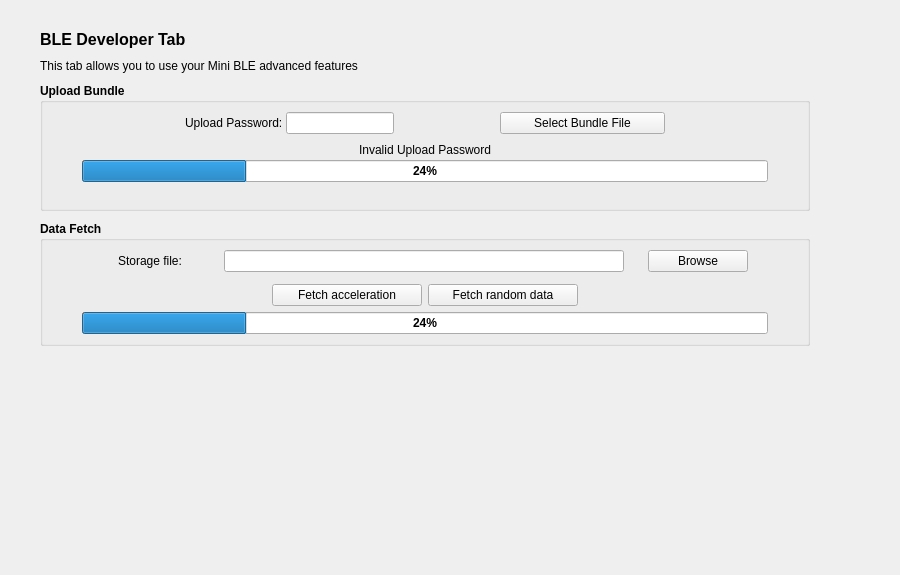
<?xml version="1.0" encoding="UTF-8"?>
<ui version="4.0">
 <class>BleDev</class>
 <widget class="QWidget" name="BleDev">
  <property name="geometry">
   <rect>
    <x>0</x>
    <y>0</y>
    <width>900</width>
    <height>575</height>
   </rect>
  </property>
  <property name="maximumSize">
   <size>
    <width>900</width>
    <height>16777215</height>
   </size>
  </property>
  <property name="font">
   <font>
    <weight>75</weight>
    <bold>true</bold>
   </font>
  </property>
  <property name="windowTitle">
   <string>Form</string>
  </property>
  <layout class="QVBoxLayout" name="verticalLayout">
   <property name="spacing">
    <number>10</number>
   </property>
   <property name="leftMargin">
    <number>40</number>
   </property>
   <property name="topMargin">
    <number>30</number>
   </property>
   <property name="rightMargin">
    <number>90</number>
   </property>
   <property name="bottomMargin">
    <number>40</number>
   </property>
   <item>
    <widget class="QLabel" name="label_DevTab">
     <property name="maximumSize">
      <size>
       <width>16777215</width>
       <height>30</height>
      </size>
     </property>
     <property name="font">
      <font>
       <pointsize>12</pointsize>
       <weight>75</weight>
       <bold>true</bold>
      </font>
     </property>
     <property name="text">
      <string>BLE Developer Tab</string>
     </property>
     <property name="alignment">
      <set>Qt::AlignLeading|Qt::AlignLeft|Qt::AlignTop</set>
     </property>
    </widget>
   </item>
   <item>
    <widget class="QLabel" name="label_BLEDesc">
     <property name="maximumSize">
      <size>
       <width>16777215</width>
       <height>50</height>
      </size>
     </property>
     <property name="font">
      <font>
       <weight>50</weight>
       <bold>false</bold>
      </font>
     </property>
     <property name="text">
      <string>This tab allows you to use your Mini BLE advanced features</string>
     </property>
    </widget>
   </item>
   <item>
    <widget class="QGroupBox" name="groupBoxUploadBundle">
     <property name="sizePolicy">
      <sizepolicy hsizetype="Preferred" vsizetype="Maximum">
       <horstretch>0</horstretch>
       <verstretch>0</verstretch>
      </sizepolicy>
     </property>
     <property name="maximumSize">
      <size>
       <width>16777215</width>
       <height>16777215</height>
      </size>
     </property>
     <property name="font">
      <font>
       <weight>75</weight>
       <bold>true</bold>
      </font>
     </property>
     <property name="title">
      <string>Upload Bundle</string>
     </property>
     <layout class="QVBoxLayout" name="verticalLayout_2">
      <property name="spacing">
       <number>3</number>
      </property>
      <item>
       <layout class="QHBoxLayout" name="horizontalLayout">
        <property name="leftMargin">
         <number>30</number>
        </property>
        <property name="rightMargin">
         <number>30</number>
        </property>
        <property name="bottomMargin">
         <number>6</number>
        </property>
        <item>
         <spacer name="horizontalSpacer_7">
          <property name="orientation">
           <enum>Qt::Horizontal</enum>
          </property>
          <property name="sizeHint" stdset="0">
           <size>
            <width>40</width>
            <height>20</height>
           </size>
          </property>
         </spacer>
        </item>
        <item>
         <widget class="QLabel" name="labelUploadPassword">
          <property name="font">
           <font>
            <weight>50</weight>
            <bold>false</bold>
           </font>
          </property>
          <property name="text">
           <string>Upload Password:</string>
          </property>
         </widget>
        </item>
        <item>
         <widget class="QLineEdit" name="lineEditBundlePassword">
          <property name="font">
           <font>
            <weight>50</weight>
            <bold>false</bold>
           </font>
          </property>
          <property name="maxLength">
           <number>32</number>
          </property>
         </widget>
        </item>
        <item>
         <spacer name="horizontalSpacer">
          <property name="orientation">
           <enum>Qt::Horizontal</enum>
          </property>
          <property name="sizeHint" stdset="0">
           <size>
            <width>40</width>
            <height>20</height>
           </size>
          </property>
         </spacer>
        </item>
        <item>
         <widget class="QPushButton" name="btnFileBrowser">
          <property name="minimumSize">
           <size>
            <width>165</width>
            <height>0</height>
           </size>
          </property>
          <property name="maximumSize">
           <size>
            <width>100</width>
            <height>16777215</height>
           </size>
          </property>
          <property name="font">
           <font>
            <weight>50</weight>
            <bold>false</bold>
           </font>
          </property>
          <property name="text">
           <string>Select Bundle File</string>
          </property>
         </widget>
        </item>
        <item>
         <spacer name="horizontalSpacer_9">
          <property name="orientation">
           <enum>Qt::Horizontal</enum>
          </property>
          <property name="sizeHint" stdset="0">
           <size>
            <width>40</width>
            <height>20</height>
           </size>
          </property>
         </spacer>
        </item>
       </layout>
      </item>
      <item>
       <widget class="QLabel" name="labelInvalidBundle">
        <property name="font">
         <font>
          <weight>50</weight>
          <bold>false</bold>
         </font>
        </property>
        <property name="text">
         <string>Invalid Upload Password</string>
        </property>
        <property name="alignment">
         <set>Qt::AlignCenter</set>
        </property>
       </widget>
      </item>
      <item>
       <layout class="QHBoxLayout" name="horizontalLayout_7">
        <property name="leftMargin">
         <number>30</number>
        </property>
        <property name="rightMargin">
         <number>30</number>
        </property>
        <item>
         <widget class="QProgressBar" name="progressBarUpload">
          <property name="value">
           <number>24</number>
          </property>
         </widget>
        </item>
       </layout>
      </item>
      <item>
       <widget class="QLabel" name="label_UploadProgress">
        <property name="font">
         <font>
          <weight>50</weight>
          <bold>false</bold>
         </font>
        </property>
        <property name="text">
         <string/>
        </property>
        <property name="alignment">
         <set>Qt::AlignCenter</set>
        </property>
       </widget>
      </item>
     </layout>
    </widget>
   </item>
   <item>
    <widget class="QGroupBox" name="groupBoxFetchData">
     <property name="sizePolicy">
      <sizepolicy hsizetype="Preferred" vsizetype="Fixed">
       <horstretch>0</horstretch>
       <verstretch>0</verstretch>
      </sizepolicy>
     </property>
     <property name="title">
      <string>Data Fetch</string>
     </property>
     <layout class="QVBoxLayout" name="verticalLayout_5">
      <item>
       <layout class="QHBoxLayout" name="horizontalLayout_2">
        <property name="leftMargin">
         <number>30</number>
        </property>
        <property name="rightMargin">
         <number>30</number>
        </property>
        <property name="bottomMargin">
         <number>6</number>
        </property>
        <item>
         <widget class="QLabel" name="label_FetchDataFile">
          <property name="sizePolicy">
           <sizepolicy hsizetype="Expanding" vsizetype="Expanding">
            <horstretch>0</horstretch>
            <verstretch>0</verstretch>
           </sizepolicy>
          </property>
          <property name="maximumSize">
           <size>
            <width>100</width>
            <height>16777215</height>
           </size>
          </property>
          <property name="font">
           <font>
            <weight>50</weight>
            <bold>false</bold>
           </font>
          </property>
          <property name="text">
           <string>Storage file:</string>
          </property>
          <property name="alignment">
           <set>Qt::AlignCenter</set>
          </property>
         </widget>
        </item>
        <item>
         <widget class="QLineEdit" name="lineEditFetchData">
          <property name="minimumSize">
           <size>
            <width>250</width>
            <height>0</height>
           </size>
          </property>
          <property name="maximumSize">
           <size>
            <width>400</width>
            <height>16777215</height>
           </size>
          </property>
          <property name="font">
           <font>
            <weight>50</weight>
            <bold>false</bold>
           </font>
          </property>
          <property name="readOnly">
           <bool>true</bool>
          </property>
         </widget>
        </item>
        <item>
         <widget class="QPushButton" name="btnFetchDataBrowse">
          <property name="minimumSize">
           <size>
            <width>100</width>
            <height>0</height>
           </size>
          </property>
          <property name="maximumSize">
           <size>
            <width>100</width>
            <height>16777215</height>
           </size>
          </property>
          <property name="font">
           <font>
            <weight>50</weight>
            <bold>false</bold>
           </font>
          </property>
          <property name="text">
           <string>Browse</string>
          </property>
         </widget>
        </item>
       </layout>
      </item>
      <item>
       <layout class="QHBoxLayout" name="horizontalLayout_Fetch">
        <property name="leftMargin">
         <number>30</number>
        </property>
        <property name="rightMargin">
         <number>30</number>
        </property>
        <item>
         <spacer name="horizontalSpacer_5">
          <property name="orientation">
           <enum>Qt::Horizontal</enum>
          </property>
          <property name="sizeHint" stdset="0">
           <size>
            <width>40</width>
            <height>20</height>
           </size>
          </property>
         </spacer>
        </item>
        <item>
         <widget class="QPushButton" name="btnFetchAccData">
          <property name="minimumSize">
           <size>
            <width>150</width>
            <height>0</height>
           </size>
          </property>
          <property name="maximumSize">
           <size>
            <width>150</width>
            <height>16777215</height>
           </size>
          </property>
          <property name="font">
           <font>
            <weight>50</weight>
            <bold>false</bold>
           </font>
          </property>
          <property name="text">
           <string>Fetch acceleration</string>
          </property>
         </widget>
        </item>
        <item>
         <widget class="QPushButton" name="btnFetchRandomData">
          <property name="minimumSize">
           <size>
            <width>150</width>
            <height>0</height>
           </size>
          </property>
          <property name="maximumSize">
           <size>
            <width>150</width>
            <height>16777215</height>
           </size>
          </property>
          <property name="font">
           <font>
            <weight>50</weight>
            <bold>false</bold>
           </font>
          </property>
          <property name="text">
           <string>Fetch random data</string>
          </property>
         </widget>
        </item>
        <item>
         <spacer name="horizontalSpacer_6">
          <property name="orientation">
           <enum>Qt::Horizontal</enum>
          </property>
          <property name="sizeHint" stdset="0">
           <size>
            <width>40</width>
            <height>20</height>
           </size>
          </property>
         </spacer>
        </item>
       </layout>
      </item>
      <item>
       <layout class="QVBoxLayout" name="verticalLayout_4">
        <property name="leftMargin">
         <number>30</number>
        </property>
        <property name="rightMargin">
         <number>30</number>
        </property>
        <item>
         <widget class="QProgressBar" name="progressBarFetchData">
          <property name="value">
           <number>24</number>
          </property>
         </widget>
        </item>
       </layout>
      </item>
     </layout>
    </widget>
   </item>
   <item>
    <spacer name="verticalSpacer">
     <property name="orientation">
      <enum>Qt::Vertical</enum>
     </property>
     <property name="sizeHint" stdset="0">
      <size>
       <width>20</width>
       <height>40</height>
      </size>
     </property>
    </spacer>
   </item>
  </layout>
 </widget>
 <resources/>
 <connections/>
</ui>
